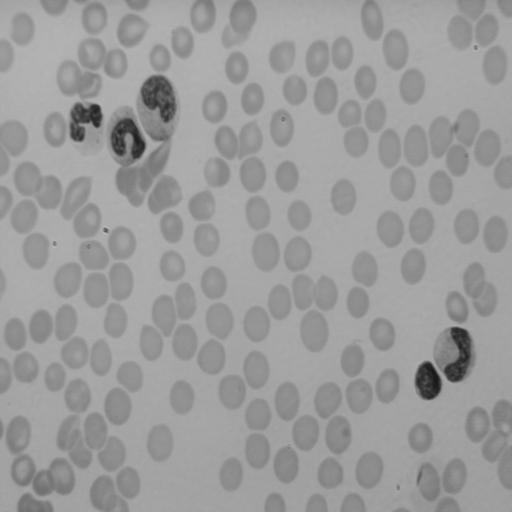
#> input picture TP2/images/cell.tif, 512 x 512 px, found by its file name
$ python kmeans1.py
#> lines starting #> are read from the running program, lines starting #| are printed output that depends on the picture; after the words box and inside, x2 and y2 are one past the last pixel; in counts of white or black regions, pixels touching at a corner belong together
#!/usr/bin/env python2
# -*- coding: utf-8 -*-

# Authors: Robert Layton <robertlayton@gmail.com>
#          Olivier Grisel <olivier.grisel@ensta.org>
#          Mathieu Blondel <mathieu@mblondel.org>
#

import numpy as np
import matplotlib.pyplot as plt
from sklearn.cluster import KMeans
from sklearn.metrics import pairwise_distances_argmin
from sklearn.datasets import load_sample_image
from sklearn.utils import shuffle
from time import time
from skimage.io import imread

n_class = 2

ima=imread('cell.tif')
#> ima is the input picture: shape (512, 512); min 23, max 187, mean 155.6
# Convert to floats instead of the default 8 bits integer coding. Dividing by
# 255 is important so that plt.imshow behaves works well on float data (need to
# be in the range [0-1])
ima = np.array(ima, dtype=np.float64) / 255

# Load Image and transform to a 2D numpy array.
w, h = original_shape = tuple(ima.shape)
#> w = 512; h = 512; original_shape = (512, 512)
d = 1
image_array = np.reshape(ima, (w * h, d))

print("Fitting model on a small sub-sample of the data")
t0 = time()
image_array_sample = shuffle(image_array, random_state=0)[:1000]
#> image_array_sample = 1000 values, max 0.698 at index 437, min 0.118 at index 959, mean 0.608
kmeans = KMeans(n_clusters=n_class, random_state=0).fit(image_array_sample)
print("done in %0.3fs." % (time() - t0))

# Get labels for all points
print("Predicting color indices on the full image (k-means)")
t0 = time()
labels = kmeans.predict(image_array)
print("done in %0.3fs." % (time() - t0))

def recreate_image(codebook, labels, w, h):
    """Recreate the (compressed) image from the code book & labels"""
#> called with codebook = array of shape (2, 1), labels = array of shape (262144,), w = 512, h = 512
    image = np.zeros((w, h))
    label_idx = 0
    for i in range(w):
        for j in range(h):
            image[i][j] = codebook[labels[label_idx]]
            label_idx += 1
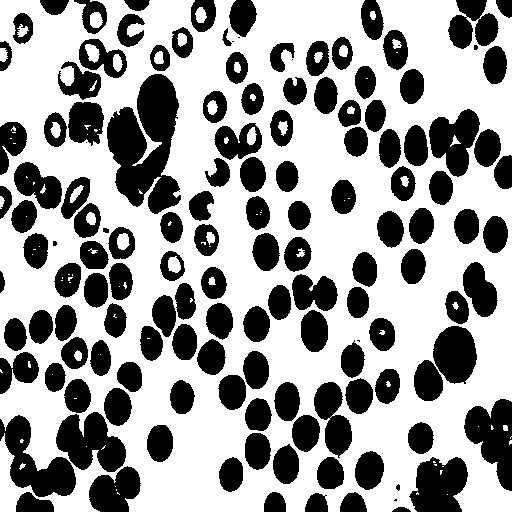
#> image: shape (512, 512) float64; values 0.546 (black) and 0.651 (white), 61.5% white; 140 black regions (9 under 20 px), largest, box (x1, y1, x2, y2) and area: (107, 74, 181, 214) 6445, (0, 415, 76, 497) 2844, (56, 412, 126, 472) 2679
#> after the loop, label_idx = 262144
    return image

# Display all results, alongside original image
plt.figure(1)
plt.clf()
plt.axis('off')
plt.title('Original image')
plt.imshow(ima,cmap='gray')

plt.figure(2)
plt.clf()
plt.axis('off')
plt.title('Quantized image with KMeans')
plt.imshow(recreate_image(kmeans.cluster_centers_, labels, w, h),cmap='gray')
plt.show()
